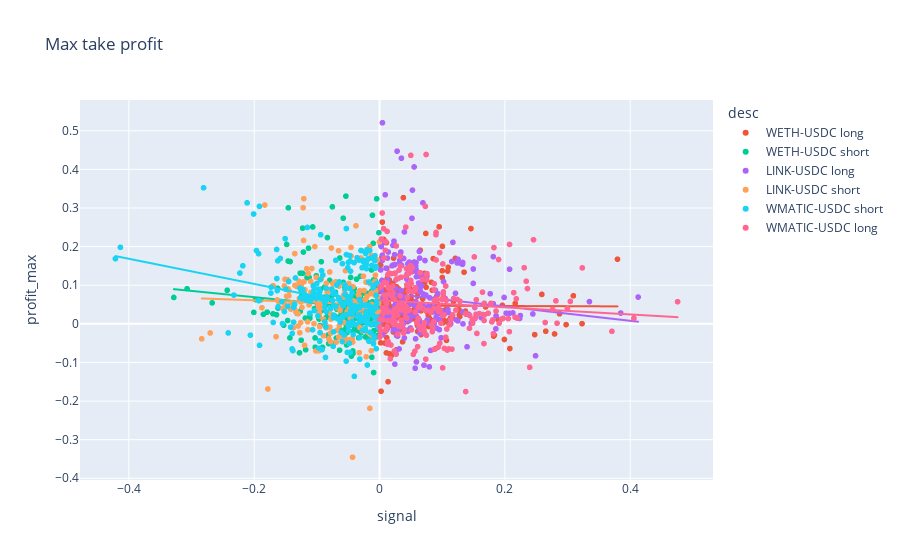
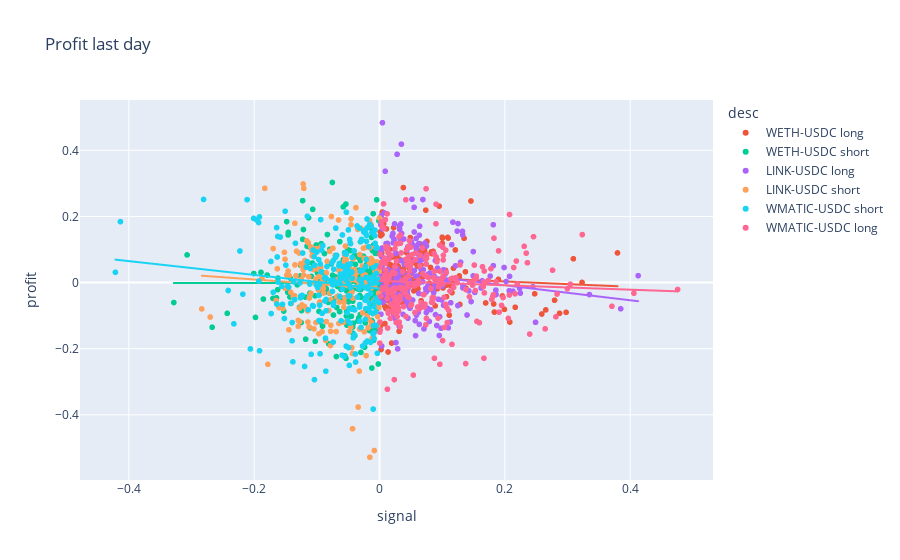

Notebook cell for these charts, in order:
### Markdown cell above
## Plot signal vs. price samples

Different scatter charts to examine if there is a correlation between the signal and the profit.

### Code cell
import plotly.express as px
fig = px.scatter(df, x="signal", y="profit_max", trendline="ols", color="desc", title="Max take profit")
fig.show()

fig = px.scatter(df, x="signal", y="profit", trendline="ols", color="desc", title="Profit last day")
fig.show()

### Figure 1 — Plotly figure (JSON) as saved in the notebook; plotly's stock layout.template omitted (floating-point values rounded to 4 significant figures; data arrays with more than 128 entries replaced by an {"elided": "..."} marker saying what was removed)
{"data": [{"hovertemplate": "desc=WETH-USDC long<br>signal=%{x}<br>profit_max=%{y}<extra></extra>", "legendgroup": "WETH-USDC long", "marker": {"color": "#EF553B", "symbol": "circle"}, "mode": "markers", "name": "WETH-USDC long", "showlegend": true, "type": "scattergl", "x": {"elided": "228 float values"}, "xaxis": "x", "y": {"elided": "228 float values"}, "yaxis": "y"}, {"hovertemplate": "<b>OLS trendline</b><br>profit_max = -0.00533159 * signal + 0.0472474<br>R<sup>2</sup>=0.000028<br><br>desc=WETH-USDC long<br>signal=%{x}<br>profit_max=%{y} <b>(trend)</b><extra></extra>", "legendgroup": "WETH-USDC long", "marker": {"color": "#EF553B", "symbol": "circle"}, "mode": "lines", "name": "WETH-USDC long", "showlegend": false, "type": "scattergl", "x": {"elided": "228 float values"}, "xaxis": "x", "y": {"elided": "228 float values"}, "yaxis": "y"}, {"hovertemplate": "desc=WETH-USDC short<br>signal=%{x}<br>profit_max=%{y}<extra></extra>", "legendgroup": "WETH-USDC short", "marker": {"color": "#00cc96", "symbol": "circle"}, "mode": "markers", "name": "WETH-USDC short", "showlegend": true, "type": "scattergl", "x": {"elided": "247 float values"}, "xaxis": "x", "y": {"elided": "247 float values"}, "yaxis": "y"}, {"hovertemplate": "<b>OLS trendline</b><br>profit_max = -0.161469 * signal + 0.0367751<br>R<sup>2</sup>=0.015349<br><br>desc=WETH-USDC short<br>signal=%{x}<br>profit_max=%{y} <b>(trend)</b><extra></extra>", "legendgroup": "WETH-USDC short", "marker": {"color": "#00cc96", "symbol": "circle"}, "mode": "lines", "name": "WETH-USDC short", "showlegend": false, "type": "scattergl", "x": {"elided": "239 float values"}, "xaxis": "x", "y": {"elided": "239 float values"}, "yaxis": "y"}, {"hovertemplate": "desc=LINK-USDC long<br>signal=%{x}<br>profit_max=%{y}<extra></extra>", "legendgroup": "LINK-USDC long", "marker": {"color": "#ab63fa", "symbol": "circle"}, "mode": "markers", "name": "LINK-USDC long", "showlegend": true, "type": "scattergl", "x": {"elided": "219 float values"}, "xaxis": "x", "y": {"elided": "219 float values"}, "yaxis": "y"}, {"hovertemplate": "<b>OLS trendline</b><br>profit_max = -0.185339 * signal + 0.0819407<br>R<sup>2</sup>=0.016035<br><br>desc=LINK-USDC long<br>signal=%{x}<br>profit_max=%{y} <b>(trend)</b><extra></extra>", "legendgroup": "LINK-USDC long", "marker": {"color": "#ab63fa", "symbol": "circle"}, "mode": "lines", "name": "LINK-USDC long", "showlegend": false, "type": "scattergl", "x": {"elided": "219 float values"}, "xaxis": "x", "y": {"elided": "219 float values"}, "yaxis": "y"}, {"hovertemplate": "desc=LINK-USDC short<br>signal=%{x}<br>profit_max=%{y}<extra></extra>", "legendgroup": "LINK-USDC short", "marker": {"color": "#FFA15A", "symbol": "circle"}, "mode": "markers", "name": "LINK-USDC short", "showlegend": true, "type": "scattergl", "x": {"elided": "211 float values"}, "xaxis": "x", "y": {"elided": "211 float values"}, "yaxis": "y"}, {"hovertemplate": "<b>OLS trendline</b><br>profit_max = -0.0572995 * signal + 0.0494089<br>R<sup>2</sup>=0.001403<br><br>desc=LINK-USDC short<br>signal=%{x}<br>profit_max=%{y} <b>(trend)</b><extra></extra>", "legendgroup": "LINK-USDC short", "marker": {"color": "#FFA15A", "symbol": "circle"}, "mode": "lines", "name": "LINK-USDC short", "showlegend": false, "type": "scattergl", "x": {"elided": "203 float values"}, "xaxis": "x", "y": {"elided": "203 float values"}, "yaxis": "y"}, {"hovertemplate": "desc=WMATIC-USDC short<br>signal=%{x}<br>profit_max=%{y}<extra></extra>", "legendgroup": "WMATIC-USDC short", "marker": {"color": "#19d3f3", "symbol": "circle"}, "mode": "markers", "name": "WMATIC-USDC short", "showlegend": true, "type": "scattergl", "x": {"elided": "239 float values"}, "xaxis": "x", "y": {"elided": "239 float values"}, "yaxis": "y"}, {"hovertemplate": "<b>OLS trendline</b><br>profit_max = -0.32528 * signal + 0.038309<br>R<sup>2</sup>=0.069762<br><br>desc=WMATIC-USDC short<br>signal=%{x}<br>profit_max=%{y} <b>(trend)</b><extra></extra>", "legendgroup": "WMATIC-USDC short", "marker": {"color": "#19d3f3", "symbol": "circle"}, "mode": "lines", "name": "WMATIC-USDC short", "showlegend": false, "type": "scattergl", "x": {"elided": "231 float values"}, "xaxis": "x", "y": {"elided": "231 float values"}, "yaxis": "y"}, {"hovertemplate": "desc=WMATIC-USDC long<br>signal=%{x}<br>profit_max=%{y}<extra></extra>", "legendgroup": "WMATIC-USDC long", "marker": {"color": "#FF6692", "symbol": "circle"}, "mode": "markers", "name": "WMATIC-USDC long", "showlegend": true, "type": "scattergl", "x": {"elided": "236 float values"}, "xaxis": "x", "y": {"elided": "236 float values"}, "yaxis": "y"}, {"hovertemplate": "<b>OLS trendline</b><br>profit_max = -0.0921973 * signal + 0.0611345<br>R<sup>2</sup>=0.007723<br><br>desc=WMATIC-USDC long<br>signal=%{x}<br>profit_max=%{y} <b>(trend)</b><extra></extra>", "legendgroup": "WMATIC-USDC long", "marker": {"color": "#FF6692", "symbol": "circle"}, "mode": "lines", "name": "WMATIC-USDC long", "showlegend": false, "type": "scattergl", "x": {"elided": "236 float values"}, "xaxis": "x", "y": {"elided": "236 float values"}, "yaxis": "y"}], "layout": {"legend": {"title": {"text": "desc"}, "tracegroupgap": 0}, "title": {"text": "Max take profit"}, "xaxis": {"anchor": "y", "domain": [0, 1], "title": {"text": "signal"}}, "yaxis": {"anchor": "x", "domain": [0, 1], "title": {"text": "profit_max"}}}}

### Figure 2 — Plotly figure (JSON) as saved in the notebook; plotly's stock layout.template omitted (floating-point values rounded to 4 significant figures; data arrays with more than 128 entries replaced by an {"elided": "..."} marker saying what was removed)
{"data": [{"hovertemplate": "desc=WETH-USDC long<br>signal=%{x}<br>profit=%{y}<extra></extra>", "legendgroup": "WETH-USDC long", "marker": {"color": "#EF553B", "symbol": "circle"}, "mode": "markers", "name": "WETH-USDC long", "showlegend": true, "type": "scattergl", "x": {"elided": "228 float values"}, "xaxis": "x", "y": {"elided": "228 float values"}, "yaxis": "y"}, {"hovertemplate": "<b>OLS trendline</b><br>profit = -0.0803694 * signal + 0.0193837<br>R<sup>2</sup>=0.005282<br><br>desc=WETH-USDC long<br>signal=%{x}<br>profit=%{y} <b>(trend)</b><extra></extra>", "legendgroup": "WETH-USDC long", "marker": {"color": "#EF553B", "symbol": "circle"}, "mode": "lines", "name": "WETH-USDC long", "showlegend": false, "type": "scattergl", "x": {"elided": "228 float values"}, "xaxis": "x", "y": {"elided": "228 float values"}, "yaxis": "y"}, {"hovertemplate": "desc=WETH-USDC short<br>signal=%{x}<br>profit=%{y}<extra></extra>", "legendgroup": "WETH-USDC short", "marker": {"color": "#00cc96", "symbol": "circle"}, "mode": "markers", "name": "WETH-USDC short", "showlegend": true, "type": "scattergl", "x": {"elided": "247 float values"}, "xaxis": "x", "y": {"elided": "247 float values"}, "yaxis": "y"}, {"hovertemplate": "<b>OLS trendline</b><br>profit = 0.00217428 * signal + -0.000748237<br>R<sup>2</sup>=0.000002<br><br>desc=WETH-USDC short<br>signal=%{x}<br>profit=%{y} <b>(trend)</b><extra></extra>", "legendgroup": "WETH-USDC short", "marker": {"color": "#00cc96", "symbol": "circle"}, "mode": "lines", "name": "WETH-USDC short", "showlegend": false, "type": "scattergl", "x": {"elided": "239 float values"}, "xaxis": "x", "y": {"elided": "239 float values"}, "yaxis": "y"}, {"hovertemplate": "desc=LINK-USDC long<br>signal=%{x}<br>profit=%{y}<extra></extra>", "legendgroup": "LINK-USDC long", "marker": {"color": "#ab63fa", "symbol": "circle"}, "mode": "markers", "name": "LINK-USDC long", "showlegend": true, "type": "scattergl", "x": {"elided": "219 float values"}, "xaxis": "x", "y": {"elided": "219 float values"}, "yaxis": "y"}, {"hovertemplate": "<b>OLS trendline</b><br>profit = -0.226735 * signal + 0.0370984<br>R<sup>2</sup>=0.020341<br><br>desc=LINK-USDC long<br>signal=%{x}<br>profit=%{y} <b>(trend)</b><extra></extra>", "legendgroup": "LINK-USDC long", "marker": {"color": "#ab63fa", "symbol": "circle"}, "mode": "lines", "name": "LINK-USDC long", "showlegend": false, "type": "scattergl", "x": {"elided": "219 float values"}, "xaxis": "x", "y": {"elided": "219 float values"}, "yaxis": "y"}, {"hovertemplate": "desc=LINK-USDC short<br>signal=%{x}<br>profit=%{y}<extra></extra>", "legendgroup": "LINK-USDC short", "marker": {"color": "#FFA15A", "symbol": "circle"}, "mode": "markers", "name": "LINK-USDC short", "showlegend": true, "type": "scattergl", "x": {"elided": "211 float values"}, "xaxis": "x", "y": {"elided": "211 float values"}, "yaxis": "y"}, {"hovertemplate": "<b>OLS trendline</b><br>profit = -0.136129 * signal + -0.0179484<br>R<sup>2</sup>=0.003583<br><br>desc=LINK-USDC short<br>signal=%{x}<br>profit=%{y} <b>(trend)</b><extra></extra>", "legendgroup": "LINK-USDC short", "marker": {"color": "#FFA15A", "symbol": "circle"}, "mode": "lines", "name": "LINK-USDC short", "showlegend": false, "type": "scattergl", "x": {"elided": "203 float values"}, "xaxis": "x", "y": {"elided": "203 float values"}, "yaxis": "y"}, {"hovertemplate": "desc=WMATIC-USDC short<br>signal=%{x}<br>profit=%{y}<extra></extra>", "legendgroup": "WMATIC-USDC short", "marker": {"color": "#19d3f3", "symbol": "circle"}, "mode": "markers", "name": "WMATIC-USDC short", "showlegend": true, "type": "scattergl", "x": {"elided": "239 float values"}, "xaxis": "x", "y": {"elided": "239 float values"}, "yaxis": "y"}, {"hovertemplate": "<b>OLS trendline</b><br>profit = -0.208653 * signal + -0.0186182<br>R<sup>2</sup>=0.013817<br><br>desc=WMATIC-USDC short<br>signal=%{x}<br>profit=%{y} <b>(trend)</b><extra></extra>", "legendgroup": "WMATIC-USDC short", "marker": {"color": "#19d3f3", "symbol": "circle"}, "mode": "lines", "name": "WMATIC-USDC short", "showlegend": false, "type": "scattergl", "x": {"elided": "231 float values"}, "xaxis": "x", "y": {"elided": "231 float values"}, "yaxis": "y"}, {"hovertemplate": "desc=WMATIC-USDC long<br>signal=%{x}<br>profit=%{y}<extra></extra>", "legendgroup": "WMATIC-USDC long", "marker": {"color": "#FF6692", "symbol": "circle"}, "mode": "markers", "name": "WMATIC-USDC long", "showlegend": true, "type": "scattergl", "x": {"elided": "236 float values"}, "xaxis": "x", "y": {"elided": "236 float values"}, "yaxis": "y"}, {"hovertemplate": "<b>OLS trendline</b><br>profit = -0.0666793 * signal + 0.00516295<br>R<sup>2</sup>=0.003162<br><br>desc=WMATIC-USDC long<br>signal=%{x}<br>profit=%{y} <b>(trend)</b><extra></extra>", "legendgroup": "WMATIC-USDC long", "marker": {"color": "#FF6692", "symbol": "circle"}, "mode": "lines", "name": "WMATIC-USDC long", "showlegend": false, "type": "scattergl", "x": {"elided": "236 float values"}, "xaxis": "x", "y": {"elided": "236 float values"}, "yaxis": "y"}], "layout": {"legend": {"title": {"text": "desc"}, "tracegroupgap": 0}, "title": {"text": "Profit last day"}, "xaxis": {"anchor": "y", "domain": [0, 1], "title": {"text": "signal"}}, "yaxis": {"anchor": "x", "domain": [0, 1], "title": {"text": "profit"}}}}
